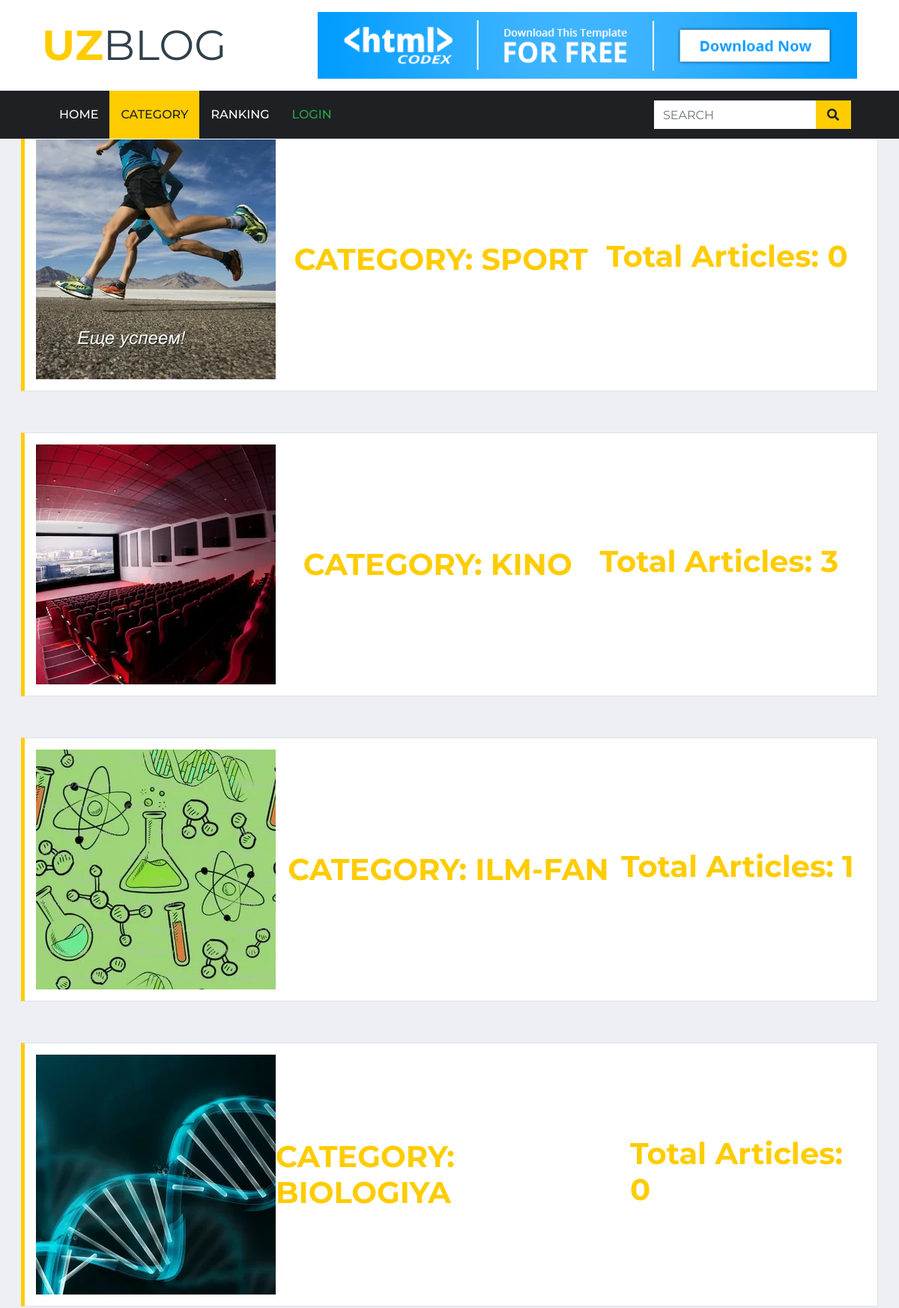
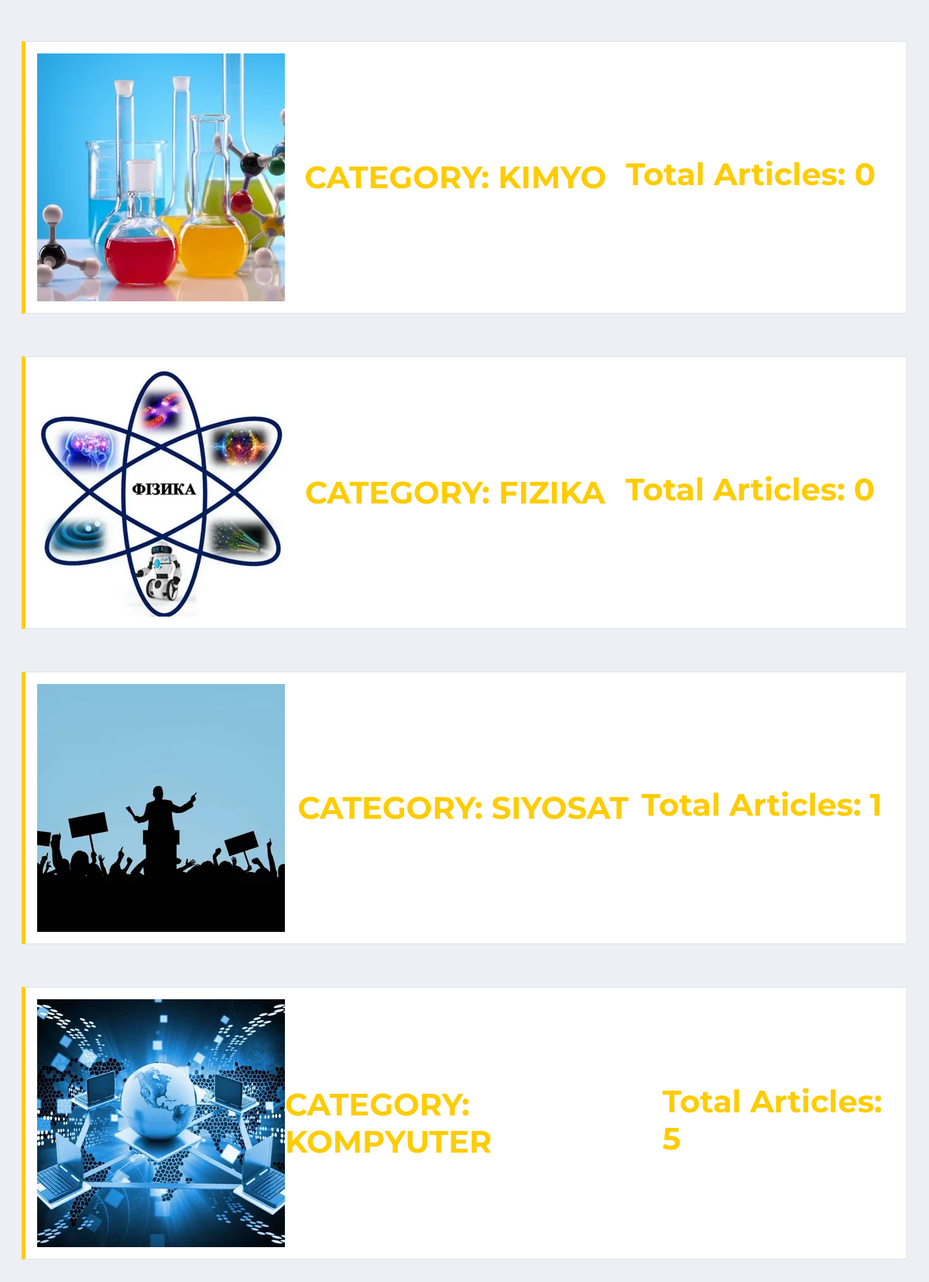
Page /categories/ (upper part) on the committed database (2 pictures, top to bottom).
### blog/models.py (models this page shows, shortened)
class Category(models.Model):
    title = models.CharField(max_length=100, verbose_name='Category')
    slug = models.SlugField(blank=True, verbose_name="Slug")
    image = models.ImageField(blank=True, null=True, verbose_name='Image')
    objects = models.Manager()
    def get_photo(self):
        if self.image:
            return self.image.url
        else:
            return ''
    def get_count(self):
        if self:
            return len(self.category.all())
        else:
            return '0'
    class Meta:
        verbose_name = 'Category'
        verbose_name_plural = 'Categories'

class Article(models.Model):
    title = models.CharField(max_length=75, verbose_name="Article Title")
    content = models.TextField(verbose_name='About Article')
    photo = models.ImageField(upload_to='photos/', blank=True, null=True, verbose_name='Picture')
    created_date = models.DateTimeField(auto_now_add=True, verbose_name='Created Date')
    updated_date = models.DateTimeField(auto_now=True, verbose_name='Updated Date')
    views = models.IntegerField(default=0, verbose_name='Views')
    user = models.ForeignKey(User, on_delete=models.CASCADE, verbose_name='User', related_name='articles')
    category = models.ForeignKey(Category, on_delete=models.CASCADE, related_name='category')
    slug = models.SlugField(blank=True, verbose_name='Slug', max_length=100)
    like = models.IntegerField(default=0, verbose_name='likes')
    objects = models.Manager()
    class Meta:
        verbose_name = 'Article'
        verbose_name_plural = 'Articles'

### blog/views.py (the view)
# urls.py: path('categories/', category, name='categories'),
def category(request):
    categories = Category.objects.all()
    context = {
        'categories': categories,
        'title': 'CATEGORY'
    }
    return render(request, 'category_page.html', context)

### blog/templatetags/blog_tags.py (called while the page is built)
@register.simple_tag()
def get_categories():
    return Category.objects.all()

### blog/templates/category_page.html (shortened to what this page needs)
{% extends 'base.html' %}
{% block main %}
{% for category in categories %}
<div class="col-12">
    <div class="card-body">
        <div class="section-title">
            <div>
                <a href="{% url 'category_page' category.slug %}">
                    <img src="{{ category.get_photo }}" alt="">
                </a>
            </div>
            <h1 class="m-0 text-uppercase font-weight-bold"><a href="{% url 'category_page' category.slug %}">Category: {{ category.title }}</a><br>
                <h1><a href="{% url 'category_page' category.slug %}">Total Articles: {{ category.get_count }}</a></h1></h1>
        </div>
    </div>
</div>
{% endfor %}
{% endblock main %}

### rows in the picture
Category: get_photo (picture), title "SPORT", get_count "0"
Category: get_photo (picture), title "KINO", get_count "3"
Category: get_photo (picture), title "ILM-FAN", get_count "1"
Category: get_photo (picture), title "BIOLOGIYA", get_count "0"
Category: get_photo (picture), title "KIMYO", get_count "0"
Category: get_photo (picture), title "FIZIKA", get_count "0"
Category: get_photo (picture), title "SIYOSAT", get_count "1"
Category: get_photo (picture), title "KOMPYUTER", get_count "5"
